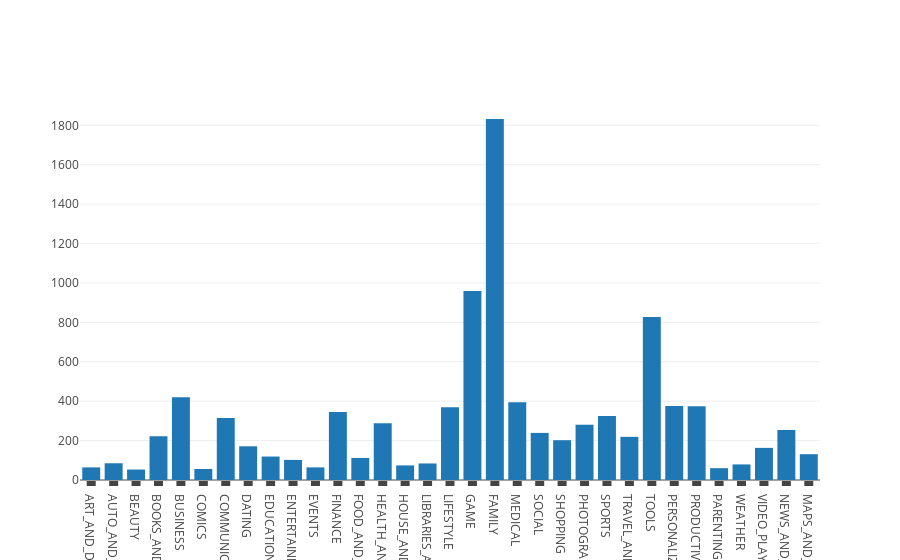

Notebook source saved alongside this figure:
### Code cell
trace = [go.Histogram(
        x = playstore_df.Category
        
)]
layout = go.Layout(
    xaxis=dict(tickwidth=9)
)
fig = go.Figure(data=trace, layout=layout)
plotly.offline.iplot(fig, filename='Category_distribution')

### Figure 1 — Plotly figure (JSON) as saved in the notebook; plotly's stock layout.template omitted (floating-point values rounded to 4 significant figures; data arrays with more than 128 entries replaced by an {"elided": "..."} marker saying what was removed)
{"data": [{"type": "histogram", "uid": "a36ee43d-553a-4f89-8008-e0d2be841f88", "x": {"elided": "9659 str values"}}], "layout": {"xaxis": {"tickwidth": 9}}}
